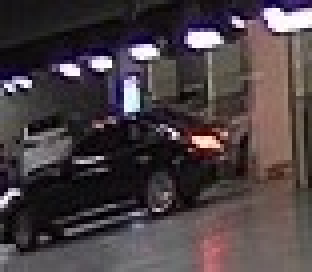
#> input picture cv/crop0.jpg, 78 x 68 px (shown 4 times larger)
$ python contours.py
#> lines starting #> are read from the running program, lines starting #| are printed output that depends on the picture; after the words box and inside, x2 and y2 are one past the last pixel; in counts of white or black regions, pixels touching at a corner belong together
import sys
import random
import numpy as np
import cv2

src = cv2.imread('crop0.jpg')
#> src is the input picture: shape (68, 78, 3); mean B, G, R 67.6, 64.2, 73.9

if src is None:
    print('Image load failed!')
    sys.exit()

src = cv2.resize(src, (0, 0), fx=2.5, fy=2.5)
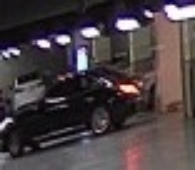
#> src: shape (170, 195, 3); mean B, G, R 67.5, 64.1, 73.8
src_gray = cv2.cvtColor(src, cv2.COLOR_BGR2GRAY)
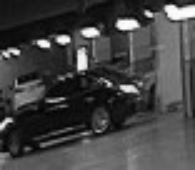
#> src_gray: shape (170, 195); min 3, max 254, mean 67.4

h, w = src.shape[:2]
#> h = 170; w = 195
dst1 = np.zeros((h, w, 3), np.uint8)
dst2 = np.zeros((h, w, 3), np.uint8)

# 이진화
_, src_bin = cv2.threshold(src_gray, 0, 255, cv2.THRESH_BINARY | cv2.THRESH_OTSU)
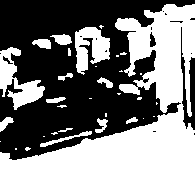
#> src_bin: shape (170, 195); 44.3% white; 33 white regions (19 under 20 px)

# 외곽선 검출
contours1, _ = cv2.findContours(src_bin, cv2.RETR_EXTERNAL, cv2.CHAIN_APPROX_NONE)
#> contours1 = 33 contours, 21 with area under 20; largest, box (x1, y1, x2, y2) and area: (0, 4, 195, 170) 10877, (0, 47, 45, 110) 1069, (75, 27, 110, 75) 916, (50, 34, 72, 45) 130, (40, 131, 92, 147) 118
contours2, _ = cv2.findContours(src_bin, cv2.RETR_LIST, cv2.CHAIN_APPROX_NONE)
#> contours2 = 46 contours, 30 with area under 20; largest, box (x1, y1, x2, y2) and area: (0, 4, 195, 170) 10877, (0, 47, 45, 110) 1069, (75, 27, 110, 75) 916, (50, 34, 72, 45) 130, (40, 131, 92, 147) 118

for i in range(len(contours1)):
    c = (random.randint(0, 255), random.randint(0, 255), random.randint(0, 255))
    cv2.drawContours(dst1, contours1, i, c, 1)
#> this loop made 33 passes
#> c on passes 1 to 12: (197, 215, 20), (132, 248, 207), (155, 244, 183), (111, 71, 144), (71, 48, 128), (75, 158, 50), (37, 169, 241), (51, 181, 222), (161, 104, 244), (226, 133, 31), (7, 47, 204), (0, 252, 170)
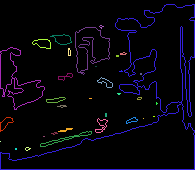
#> dst1: shape (170, 195, 3); mean of channels 0, 1, 2 12.1, 4.4, 6.2; drawn as B, G, R

for i in range(len(contours2)):
    c = (random.randint(0, 255), random.randint(0, 255), random.randint(0, 255))
    cv2.drawContours(dst2, contours2, i, c, 1)
#> this loop made 46 passes
#> c on passes 1 to 12: (74, 112, 23), (37, 13, 63), (96, 61, 200), (46, 189, 59), (18, 11, 99), (94, 63, 245), (107, 31, 11), (217, 51, 133), (35, 113, 36), (154, 179, 223), (92, 31, 239), (20, 51, 200)
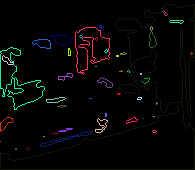
#> dst2: shape (170, 195, 3); mean of channels 0, 1, 2 5.1, 5.3, 5; drawn as B, G, R

cv2.imshow('src', src)
cv2.imshow('src_bin', src_bin)
cv2.imshow('dst1', dst1)
cv2.imshow('dst2', dst2)
cv2.waitKey()
cv2.destroyAllWindows()

$ run again, with cv/crop1.jpg copied over cv/crop0.jpg
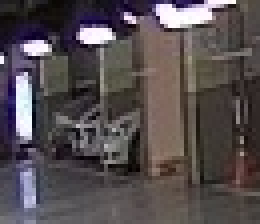
#> input picture cv/crop1.jpg, 65 x 56 px (shown 4 times larger)
#> src is the input picture: shape (56, 65, 3); mean B, G, R 79.7, 77.3, 85
#> src: shape (140, 162, 3)
#> `_, src_bin = cv2.threshold(src_gray, 0, 255, cv2.THRESH_BINARY | cv2.T..`:
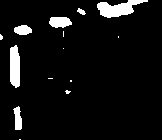
#> src_bin: shape (140, 162); 6.4% white; 14 white regions (8 under 20 px)
#> contours1 = 14 contours, 8 with area under 20; largest, box (x1, y1, x2, y2) and area: (97, 0, 148, 18) 433, (10, 45, 20, 88) 332, (49, 17, 72, 28) 176, (13, 106, 22, 130) 120, (14, 25, 32, 35) 118, (77, 8, 86, 15) 26
#> contours2 has the same summary as contours1
#> the loop `for i in range(len(contours1)):` made 14 passes
#> c on passes 1 to 8: (197, 215, 20), (132, 248, 207), (155, 244, 183), (111, 71, 144), (71, 48, 128), (75, 158, 50), (37, 169, 241), (51, 181, 222)
#> after the loop `for i in range(len(contours1)):`:
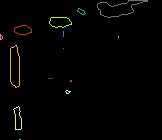
#> dst1: shape (140, 162, 3); mean of channels 0, 1, 2 1.3, 2.9, 3.1; drawn as B, G, R
#> the loop `for i in range(len(contours2)):` made 14 passes
#> c on passes 1 to 8: (72, 229, 46), (41, 163, 250), (55, 154, 149), (63, 170, 104), (147, 227, 46), (197, 162, 123), (148, 94, 96), (95, 16, 133)
